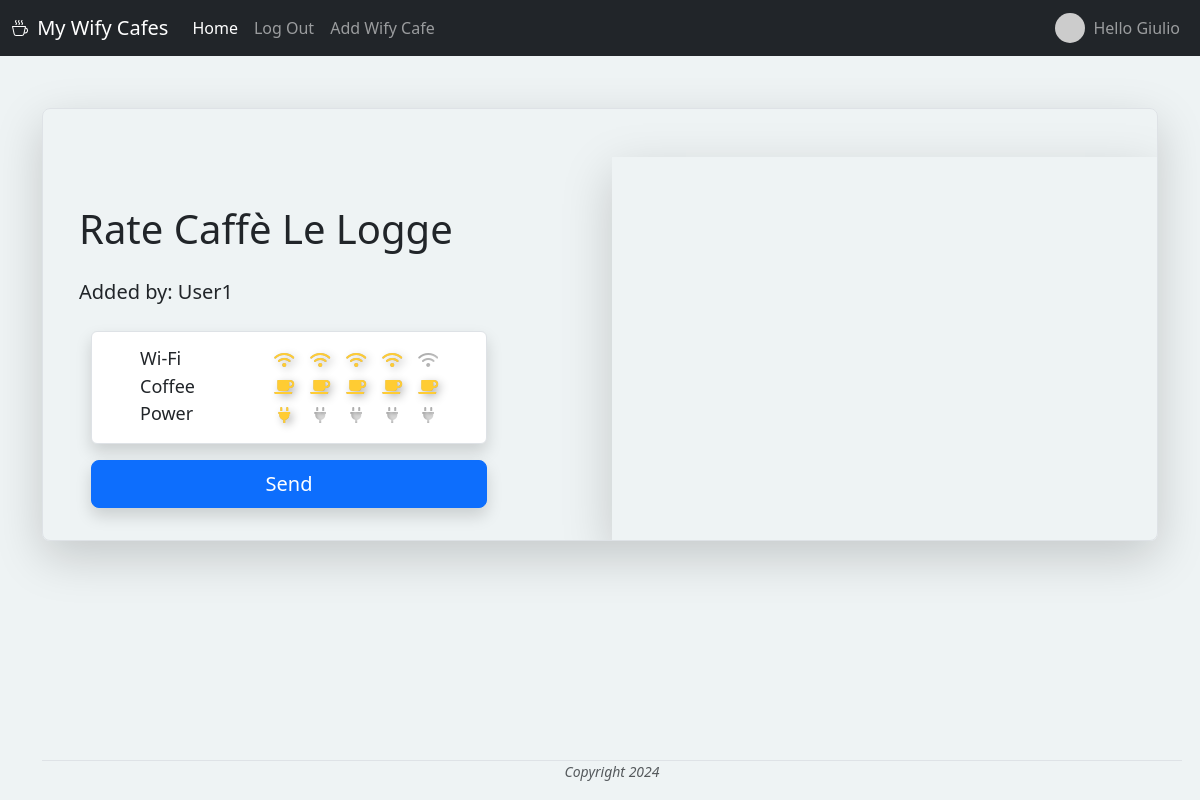
/rate_cafe/3 (signed in), run on the app's committed database.
### main.py (models this page shows)
class User(UserMixin, db.Model):
    __tablename__ = "users"
    id = db.Column(db.Integer, primary_key=True)
    name = db.Column(db.String(250), nullable=False)
    email = db.Column(db.String(250), unique=True, nullable=False)
    password = db.Column(db.String(250), nullable=False)
    cafes = relationship("MyCafe", back_populates="author")
    ratings = relationship("Rating", back_populates="author")

class MyCafe(db.Model):
    __tablename__ = "my_cafe"
    id = db.Column(db.Integer, primary_key=True)
    name = db.Column(db.String(250), unique=True, nullable=False)
    location = db.Column(db.String(250), nullable=False)
    opening = db.Column(db.Time, nullable=False)
    closing = db.Column(db.Time, nullable=False)
    img_url = db.Column(db.String(250), nullable=False)
    ratings = relationship("Rating", back_populates="cafe")
    author_id = db.Column(db.Integer, db.ForeignKey("users.id"))
    author = relationship("User", back_populates="cafes")

### main.py (the view, shortened to what this page needs)
@app.route("/rate_cafe/<int:cafe_id>", methods=['GET', 'POST'])
@login_required
def rate_cafe(cafe_id):
    cafe_to_rate = db.get_or_404(MyCafe, cafe_id)
    cafe_ratings = db.session.execute(db.select(Rating).where(Rating.cafe_id == cafe_id,
                                                         Rating.author_id == current_user.id)).scalar()
    if not cafe_ratings:
        cafe_ratings = Rating(wifi=3,
                              coffee=3,
                              power=3)
    return render_template("rate_cafe.html", year=current_year, cafe=cafe_to_rate, ratings=cafe_ratings)

### main.py (called while the page is built)
@login_manager.user_loader
def load_user(user_id):
    return db.get_or_404(User, user_id)

### templates/rate_cafe.html (shortened to what this page needs)
{% extends 'base.html' %}
{% block styles %}
<link rel="stylesheet" href="https://cdnjs.cloudflare.com/ajax/libs/font-awesome/6.0.0/css/all.min.css">
{% endblock %}
{% block content %}
<div class="row p-4 pb-0 pe-md-0 pt-lg-5 my-5 rounded-3 overflow-hidden border shadow-lg">
  <form class="col-sm-12 col-md-7 col-lg-5" action="{{ url_for('rate_cafe', cafe_id=cafe.id) }}" method="post">
    <h1 class="mt-md-5">Rate {{cafe.name}}</h1>
    <p class="lead my-4">Added by: {{ cafe.author.name }}</p>
    <div class="row d-grid gap-2 d-md-flex justify-content-md-start mb-4 mb-lg-3">
      <div class="ratings text-center col wrapper">
        <div class="container d-block justify-content-center align-items-center">
          <div class="bg-body border shadow p-3 px-sm-5 mb-3 rounded">
            <div class="row d-flex justify-content-between align-items-center">
              <h5 class="col-5 review-stat d-flex justify-content-start">Wi-Fi</h5>
              <div class="col rate-box w-50 d-flex justify-content-between align-items-center">
                <label class="fa fa-wifi" for="wifi0"></label>
                <label class="fa fa-wifi" for="wifi1"></label>
                <label class="fa fa-wifi" for="wifi2"></label>
                <label class="fa fa-wifi" for="wifi3"></label>
                <label class="fa fa-wifi" for="wifi4"></label>
              </div>
            </div>
            <div class="row mt-1 d-flex justify-content-between align-items-center">
              <h5 class="col-5 review-stat d-flex justify-content-start">Coffee</h5>
              <div class="col w-50 rate-box d-flex justify-content-between align-items-center">
                <label class="fa fa-mug-saucer" for="coffee0"></label>
                <label class="fa fa-mug-saucer" for="coffee1"></label>
                <label class="fa fa-mug-saucer" for="coffee2"></label>
                <label class="fa fa-mug-saucer" for="coffee3"></label>
                <label class="fa fa-mug-saucer" for="coffee4"></label>
              </div>
            </div>
            <div class="row mt-1 d-flex justify-content-between align-items-center">
                <h5 class="col-5 review-stat d-flex justify-content-start">Power</h5>
              <div class="col w-50 rate-box d-flex justify-content-between align-items-center px-3">
                <label class="fa fa-plug" for="power0"></label>
                <label class="fa fa-plug" for="power1"></label>
                <label class="fa fa-plug" for="power2"></label>
                <label class="fa fa-plug" for="power3"></label>
                <label class="fa fa-plug" for="power4"></label>
              </div>
            </div>
          </div>
        </div>
        <div class="row d-grid gap-2 d-md-flex justify-content-md-start mb-4 mb-lg-3">
          <div class="col">
            <div class="container">
              <button class="w-100 btn btn-lg btn-primary shadow" type="submit">Send</button>
            </div>
          </div>
        </div>
      </div>
    </div>
  </form>
  <div class="col-md-5 col-lg-6 offset-lg-1 p-0 overflow-hidden shadow-lg">
  </div>
</div>
{% endblock %}

### templates/base.html (shortened to what this page needs)
<!DOCTYPE html>
<html lang="en" xmlns="http://www.w3.org/1999/html">
  <head>
    <link href="https://cdn.jsdelivr.net/npm/bootstrap@5.3.3/dist/css/bootstrap.min.css" rel="stylesheet">
    <link rel="stylesheet" href="{{ url_for('static', filename='css/styles.css') }}"/>
    <link rel="stylesheet" href="https://cdnjs.cloudflare.com/ajax/libs/font-awesome/6.0.0/css/all.min.css">
    {% block styles %}{% endblock %}
  </head>
  <body>
    <div class="container" style="position:relative;min-height:100vh">
      <nav class="navbar navbar-expand-md navbar-dark fixed-top bg-dark">
        <div class="container-fluid">
          <a class="navbar-brand" href="{{ url_for('landing') }}">
             My Wify Cafes
          </a>
          <div class="collapse navbar-collapse" id="navbarCollapse">
            <ul class="navbar-nav me-auto mb-2 mb-md-0">
              <li class="nav-item">
                <a class="nav-link active" aria-current="page" href="{{ url_for('home') }}">Home</a>
              </li>
              {% if not current_user.is_authenticated %}
              <li class="nav-item">
                <a
                  class="nav-link"
                  href="{{ url_for('login') }}"
                  >Login</a
                >
              </li>
              <li class="nav-item">
                <a
                  class="nav-link"
                  href="{{ url_for('sign_up') }}"
                  >Sign up</a
                >
              </li>
              {% else %}
              <li class="nav-item">
                <a
                  class="nav-link"
                  href="{{ url_for('logout') }}"
                  >Log Out</a
                >
              </li>
              <li class="nav-item">
                <a class="nav-link" href="{{ url_for('add_cafe') }}">Add Wify Cafe</a>
              </li>
              {% endif %}
            </ul>
            {% if current_user.is_authenticated %}
            <div class="navbar-nav">
              <div class="d-flex align-items-center">
                <img class="rounded-circle" src="{{ current_user.email | gravatar }}"
                     style="max-height:30px;"/>
              </div>
              <a class="nav-link" href="{{ url_for('account') }}" tabindex="-1" >Hello {{ current_user.name }}</a>
            </div>
            {% endif %}
          </div>
        </div>
      </nav>
      <div class="container" style="padding-top:60px;padding-bottom:2.5rem;min-height:100vh">
    {% block content %}{% endblock %}
      </div>
      <footer class="border-top page-footer " style="position:absolute;bottom:0;width:100%;height:2.5rem">
        <div class="container px-4 px-lg-5">
          <div class="row gx-4 gx-lg-5 justify-content-center">
            <div class="col-md-10 col-lg-8 col-xl-7">
              <div class="small text-center text-muted fst-italic">Copyright {{ year }}</div>
            </div>
          </div>
        </div>
      </footer>
    </div>
  </body>
</html>

### static/css/styles.css (style rules this page uses)
body { background-color:#eef3f4; }
.ratings { margin-right:10px; }
.review-stat { font-weight:300; font-size:18px; margin-bottom:2px; }
.rate-box { display: flex; flex-direction: row-reverse; gap: 0.1rem; }
.rate-box input:checked ~ .fa:before { color: #ffcc33; text-shadow: 3px 3px 8px rgba(0, 0, 0, 0.3), -3px -3px 8px rgba(255, 255, 255, 0.8); }
.rate-box .fa:before { font-size: 1rem; cursor: pointer; color: #0000; text-shadow: 2px 2px 3px rgba(255, 255, 255, 0.5); background-color: #aaa; background-clip: text; -webkit-background-clip: text; transition: all 0.3s; }

### data on the page
User: name "Giulio"
MyCafe: name "Caffè Le Logge"
User: author.name "User1"

### other printed values
{{ year }} "2024"
